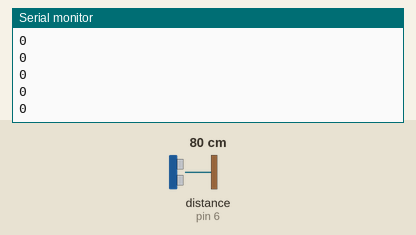
This program was run on a simulated Teensy 3. Shown: the last lines printed to the serial monitor. Inputs (shaded band) come from the test bench; at power-on: distance to the obstacle (sensor on pin 6) 80 cm. The echo pulse lasts 58.3 µs per cm.

Above: at 1.2 s.
1.3 s: distance to the obstacle (sensor on pin 6) set to 2 cm
At 2.1 s:
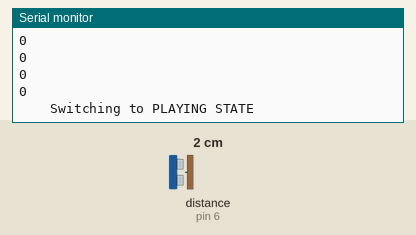
2.8 s: distance to the obstacle (sensor on pin 6) set to 9 cm
At 3.3 s:
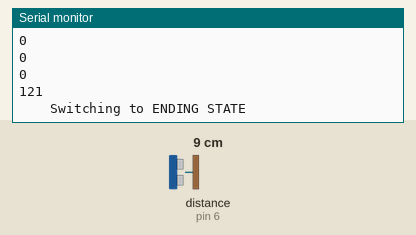
4.3 s: distance to the obstacle (sensor on pin 6) set to 60 cm
At 5.1 s:
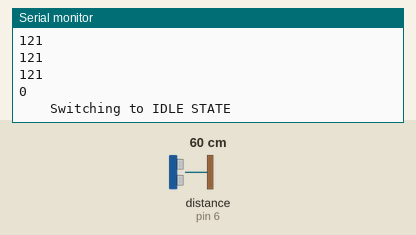

The program:

main.cpp
```cpp
#include <Arduino.h>
#include "FunctionsHeaders.h"
#include "States.h"
#include "AxisPing.h"
#include "Pins&Constants.h"

int state = IDLE;
uint32_t ellapsedTime = 0;
int taskTime = 2000;
AxisPing distanceSens(TRIGGER_SONAR, ECHO_SONAR, MAX_DISTANCE);

void setup() {
  Serial.begin(115200);
  ellapsedTime = millis();
  state = IDLE;
}

void loop() {
  distanceSens.readPing();
  Serial.println(distanceSens.ping());
  stateMachine();
  delay(20);
}

void stateMachine(){
  switch(state){
    case IDLE:
      if(distanceSens.isOver()){
        state = PLAYING;
        Serial.println("\t\tSwitching to PLAYING STATE");
        delay(1000);
      }
      break;
    case PLAYING:
      if(distanceSens.ping() > 100){
        state = ENDING;
        Serial.println("\t\tSwitching to ENDING STATE");
        delay(1000);
      }
      break;
    case ENDING:
      if(!distanceSens.isOver()){
        state = IDLE;
        Serial.println("\t\tSwitching to IDLE STATE");
        delay(1000);
      }
      break;
  }
}
```

AxisPing.cpp
```cpp
#include "AxisPing.h"


AxisPing::AxisPing(int triggerPin, int echoPin, int maxDistance){
 sonar = new NewPing(triggerPin, echoPin, maxDistance);
}

void AxisPing::readPing() {
    int uS = sonar->ping();
    if (uS == 0) over = false;
    else over = true;
    uS = constrain(uS, MIN_DISTANCE * 50, MAX_DISTANCE * 50);
    uS = map(uS, MIN_DISTANCE * 50, MAX_DISTANCE * 50, 0, 1000);
    ultraReading = uS;
}

bool AxisPing::isOver(){
  return over;
}

int AxisPing::ping(){
  return ultraReading;
}
```

AxisPing.h
```cpp
#include <NewPing.h>
#include <Arduino.h>

class AxisPing{
  NewPing* sonar;
  int ultraReading;
  boolean over;

  public:
    AxisPing(int triggerPin, int echoPin, int maxDistance);
    void readPing();
    bool isOver();
    int ping();
};
```

States.h
```cpp
#define IDLE 0
#define PLAYING 1
#define ENDING 2
```

functionsHeaders.h
```cpp
void stateMachine();
```

Pins_Constants.h
```cpp
#define TRIGGER_SONAR 5
#define ECHO_SONAR 6
#define MAX_DISTANCE 50
#define MIN_DISTANCE 5
```

Measured:
- after the input at 1.3 s, the serial monitor: prints a new line at once (image 1)
- after the input at 2.8 s, the serial monitor: prints a new line at once (image 2)
- after the input at 4.3 s, the serial monitor: prints a new line at once (image 3)
